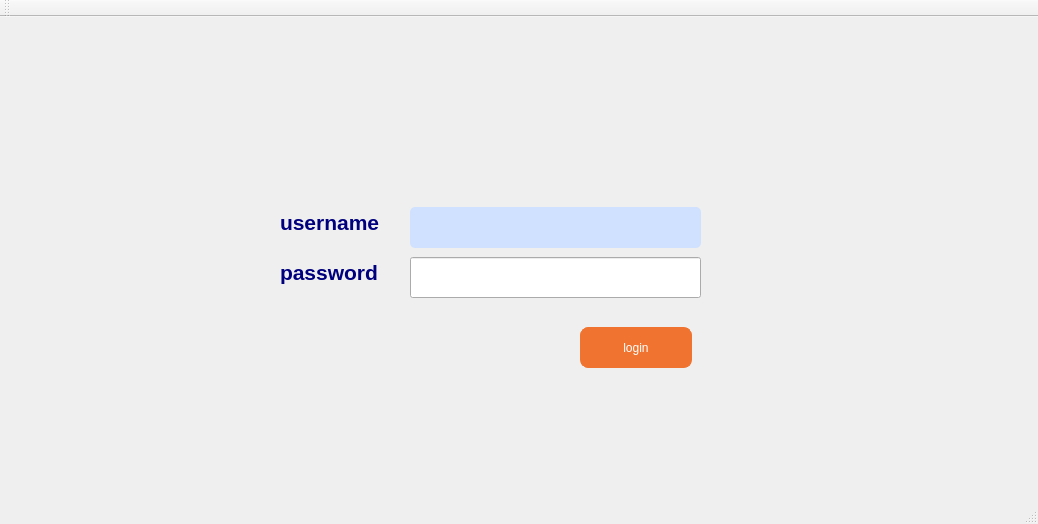
<?xml version="1.0" encoding="UTF-8"?>
<ui version="4.0">
 <class>MainWindow</class>
 <widget class="QMainWindow" name="MainWindow">
  <property name="geometry">
   <rect>
    <x>0</x>
    <y>0</y>
    <width>1038</width>
    <height>524</height>
   </rect>
  </property>
  <property name="windowTitle">
   <string>Gestion des Clients</string>
  </property>
  <widget class="QWidget" name="centralWidget">
   <widget class="QLineEdit" name="lineEdit_username">
    <property name="geometry">
     <rect>
      <x>410</x>
      <y>190</y>
      <width>291</width>
      <height>41</height>
     </rect>
    </property>
    <property name="styleSheet">
     <string notr="true">QLineEdit {
	background-color: rgb(208, 225, 255);
padding: 5px;
border-radius: 5px;


}

</string>
    </property>
   </widget>
   <widget class="QLabel" name="label">
    <property name="geometry">
     <rect>
      <x>280</x>
      <y>180</y>
      <width>111</width>
      <height>51</height>
     </rect>
    </property>
    <property name="styleSheet">
     <string notr="true">color: rgb(0, 0, 127);</string>
    </property>
    <property name="text">
     <string>&lt;html&gt;&lt;head/&gt;&lt;body&gt;&lt;p&gt;&lt;span style=&quot; font-size:16pt; font-weight:600;&quot;&gt;username&lt;/span&gt;&lt;/p&gt;&lt;/body&gt;&lt;/html&gt;</string>
    </property>
   </widget>
   <widget class="QLineEdit" name="lineEdit_mdp">
    <property name="geometry">
     <rect>
      <x>410</x>
      <y>240</y>
      <width>291</width>
      <height>41</height>
     </rect>
    </property>
    <property name="styleSheet">
     <string notr="true">QLineEdit {
	background-color: rgb(208, 225, 255);
padding: 5px;
border-radius: 5px;
 QLineEdit[readOnly=&quot;true&quot;] { color: gray }

}
</string>
    </property>
   </widget>
   <widget class="QLabel" name="label_5">
    <property name="geometry">
     <rect>
      <x>280</x>
      <y>240</y>
      <width>101</width>
      <height>31</height>
     </rect>
    </property>
    <property name="maximumSize">
     <size>
      <width>101</width>
      <height>31</height>
     </size>
    </property>
    <property name="styleSheet">
     <string notr="true">color: rgb(0, 0, 127);</string>
    </property>
    <property name="text">
     <string>&lt;html&gt;&lt;head/&gt;&lt;body&gt;&lt;p&gt;&lt;span style=&quot; font-size:16pt; font-weight:600;&quot;&gt;password&lt;/span&gt;&lt;/p&gt;&lt;/body&gt;&lt;/html&gt;</string>
    </property>
   </widget>
   <widget class="QPushButton" name="pushButton_login">
    <property name="geometry">
     <rect>
      <x>580</x>
      <y>310</y>
      <width>112</width>
      <height>41</height>
     </rect>
    </property>
    <property name="styleSheet">
     <string notr="true">QPushButton {
	font: 15pt &quot;Tw Cen MT Condensed Extra Bold&quot;;

color: white;
background-color: #f0742f; 
border-width: 1px;
border-color: #f0742f;
border-style: solid;
border-radius: 8;
padding: 3px;
padding-left: 5px;
padding-right: 5px;

}

QPushButton:hover
{
color :black;
}</string>
    </property>
    <property name="text">
     <string>login</string>
    </property>
   </widget>
  </widget>
  <widget class="QMenuBar" name="menuBar">
   <property name="geometry">
    <rect>
     <x>0</x>
     <y>0</y>
     <width>1038</width>
     <height>21</height>
    </rect>
   </property>
  </widget>
  <widget class="QToolBar" name="mainToolBar">
   <attribute name="toolBarArea">
    <enum>TopToolBarArea</enum>
   </attribute>
   <attribute name="toolBarBreak">
    <bool>false</bool>
   </attribute>
  </widget>
  <widget class="QStatusBar" name="statusBar"/>
 </widget>
 <layoutdefault spacing="6" margin="11"/>
 <resources/>
 <connections/>
</ui>
